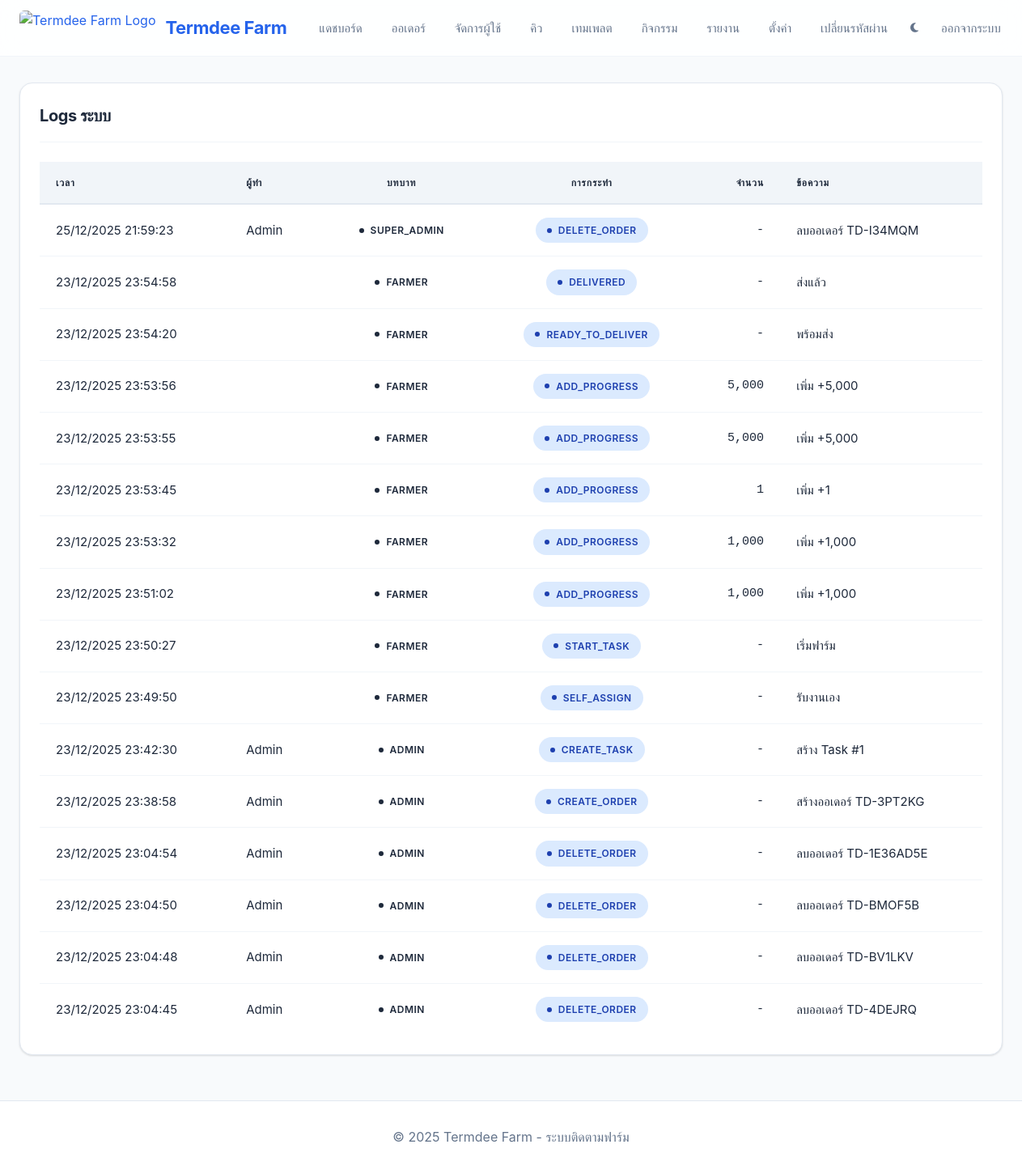
The page /admin/logs (signed in) on the database its author committed.
### models.py (models this page shows, shortened)
class Log(db.Model):
    __tablename__ = 'logs'
    id = db.Column(db.Integer, primary_key=True)
    actor_user_id = db.Column(db.Integer, db.ForeignKey('users.id'), nullable=False)
    actor_role = db.Column(db.String(20))
    order_id = db.Column(db.Integer, db.ForeignKey('orders.id'), nullable=True)
    task_id = db.Column(db.Integer, db.ForeignKey('tasks.id'), nullable=True)
    action = db.Column(db.String(50))  # create_order, assign_task, add_progress, status_change, etc.
    delta_amount = db.Column(db.Integer, default=0)
    message = db.Column(db.Text)
    created_at = db.Column(db.DateTime, default=datetime.utcnow)

class User(UserMixin, db.Model):
    __tablename__ = 'users'
    id = db.Column(db.Integer, primary_key=True)
    username = db.Column(db.String(80), unique=True, nullable=False)
    password_hash = db.Column(db.String(255), nullable=False)
    role = db.Column(db.String(20), nullable=False)  # super_admin, admin, farmer
    display_name = db.Column(db.String(100))
    real_name = db.Column(db.String(200))  # ชื่อจริง
    bank_name = db.Column(db.String(200))  # ชื่อธนาคาร
    bank_account = db.Column(db.String(100))  # บัญชีธนาคาร
    user_title = db.Column(db.String(50))  # ยศผู้ใช้ (เช่น Senior Farmer, Junior Farmer)
    active = db.Column(db.Boolean, default=True)
    created_at = db.Column(db.DateTime, default=datetime.utcnow)
    last_seen_at = db.Column(db.DateTime)
    tasks = db.relationship('Task', backref='farmer', lazy=True)
    logs = db.relationship('Log', backref='actor', lazy=True)

### app.py (the view)
@app.route('/admin/logs')
@admin_required
def admin_logs():
    logs = Log.query.order_by(Log.created_at.desc()).limit(100).all()
    return render_template('admin/logs.html', logs=logs)

### app.py (called while the page is built)
@login_manager.user_loader
def load_user(user_id):
    try:
        return User.query.get(int(user_id))
    except (ValueError, TypeError):
        return None

@app.context_processor
def utility_processor():
    return dict(get_status_th=get_status_th, Settings=Settings)

def admin_required(f):
    @wraps(f)
    @login_required
    def decorated_function(*args, **kwargs):
        if current_user.role not in ['admin', 'super_admin']:
            flash('คุณไม่มีสิทธิ์เข้าถึงหน้านี้', 'error')
            return redirect(url_for('index'))
        return f(*args, **kwargs)
    return decorated_function

### templates/admin/logs.html (shortened to what this page needs)
{% extends "base.html" %}
{% block content %}
<div class="card">
    <div class="card-header">
        <h1 class="card-title">Logs ระบบ</h1>
    </div>
    {% if logs %}
    <div class="table-responsive">
        <table class="table">
            <thead>
                <tr>
                    <th>เวลา</th>
                    <th>ผู้ทำ</th>
                    <th class="text-center">บทบาท</th>
                    <th class="text-center">การกระทำ</th>
                    <th class="text-right">จำนวน</th>
                    <th>ข้อความ</th>
                </tr>
            </thead>
            <tbody>
                {% for log in logs %}
                <tr>
                    <td data-label="เวลา">{{ log.created_at.strftime('%d/%m/%Y %H:%M:%S') }}</td>
                    <td data-label="ผู้ทำ">{{ log.actor.display_name if log.actor else '-' }}</td>
                    <td data-label="บทบาท" class="text-center"><span class="badge badge-{{ log.actor_role }}">{{ log.actor_role }}</span></td>
                    <td data-label="การกระทำ" class="text-center"><span class="badge badge-primary">{{ log.action }}</span></td>
                    <td data-label="จำนวน" class="text-right number">{% if log.delta_amount != 0 %}{{ "{:,}".format(log.delta_amount) }}{% else %}-{% endif %}</td>
                    <td data-label="ข้อความ">{{ log.message }}</td>
                </tr>
                {% endfor %}
            </tbody>
        </table>
    </div>
    {% else %}
    <p class="text-center">ยังไม่มี Log</p>
    {% endif %}
</div>
{% endblock %}

### rows shown on the page
Log: created_at "25/12/2025 21:59:23", actor "Admin", actor_role "SUPER_ADMIN", action "DELETE_ORDER", message "ลบออเดอร์ TD-I34MQM"
Log: created_at "23/12/2025 23:54:58", actor_role "FARMER", action "DELIVERED", message "ส่งแล้ว"
Log: created_at "23/12/2025 23:54:20", actor_role "FARMER", action "READY_TO_DELIVER", message "พร้อมส่ง"
Log: created_at "23/12/2025 23:53:56", actor_role "FARMER", action "ADD_PROGRESS", delta_amount "5,000", message "เพิ่ม +5,000"
Log: created_at "23/12/2025 23:53:55", actor_role "FARMER", action "ADD_PROGRESS", delta_amount "5,000", message "เพิ่ม +5,000"
Log: created_at "23/12/2025 23:53:45", actor_role "FARMER", action "ADD_PROGRESS", delta_amount "1", message "เพิ่ม +1"
Log: created_at "23/12/2025 23:53:32", actor_role "FARMER", action "ADD_PROGRESS", delta_amount "1,000", message "เพิ่ม +1,000"
Log: created_at "23/12/2025 23:51:02", actor_role "FARMER", action "ADD_PROGRESS", delta_amount "1,000", message "เพิ่ม +1,000"
Log: created_at "23/12/2025 23:50:27", actor_role "FARMER", action "START_TASK", message "เริ่มฟาร์ม"
Log: created_at "23/12/2025 23:49:50", actor_role "FARMER", action "SELF_ASSIGN", message "รับงานเอง"
Log: created_at "23/12/2025 23:42:30", actor "Admin", actor_role "ADMIN", action "CREATE_TASK", message "สร้าง Task #1"
Log: created_at "23/12/2025 23:38:58", actor "Admin", actor_role "ADMIN", action "CREATE_ORDER", message "สร้างออเดอร์ TD-3PT2KG"
Log: created_at "23/12/2025 23:04:54", actor "Admin", actor_role "ADMIN", action "DELETE_ORDER", message "ลบออเดอร์ TD-1E36AD5E"
Log: created_at "23/12/2025 23:04:50", actor "Admin", actor_role "ADMIN", action "DELETE_ORDER", message "ลบออเดอร์ TD-BMOF5B"
Log: created_at "23/12/2025 23:04:48", actor "Admin", actor_role "ADMIN", action "DELETE_ORDER", message "ลบออเดอร์ TD-BV1LKV"
Log: created_at "23/12/2025 23:04:45", actor "Admin", actor_role "ADMIN", action "DELETE_ORDER", message "ลบออเดอร์ TD-4DEJRQ"
